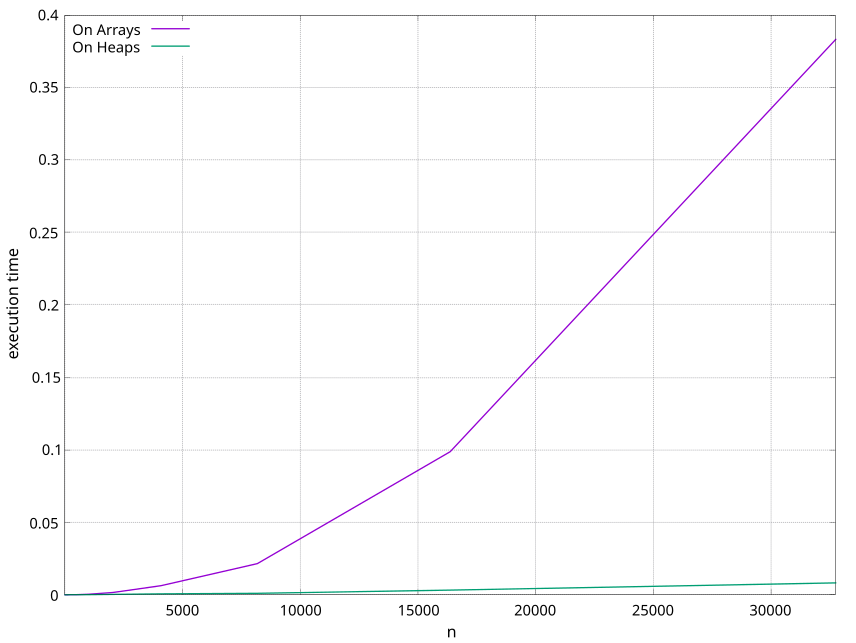

Write gnuplot code to recreate this figure.
reset
set grid
set border lw 0.2;  
set key Left left font ",11"
set tics font ",11"
set xlabel "n" font ",12"
set ylabel "execution time" font ",12"   
set xrange [16:32768] 
plot "times.dat" u 1:2 w l title "On Arrays",\
     "times.dat" u 1:3 w l title "On Heaps"
